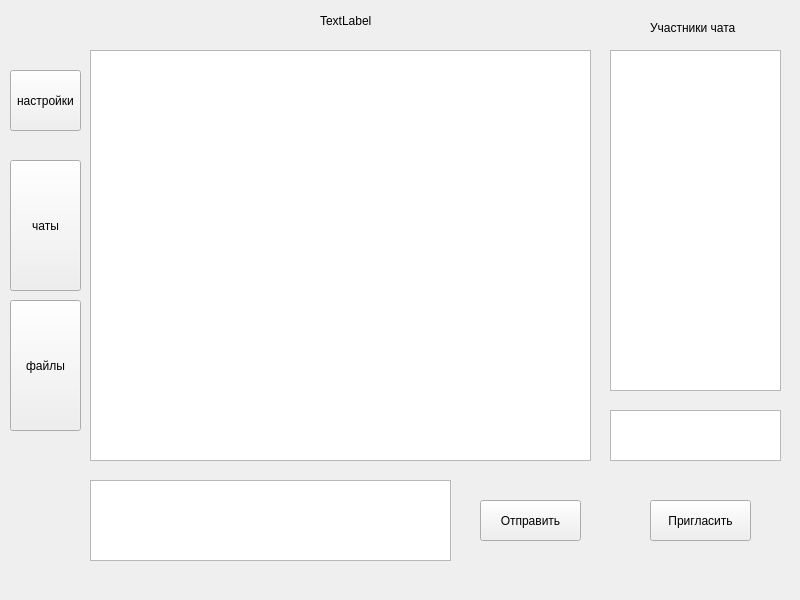
<?xml version="1.0" encoding="UTF-8"?>
<ui version="4.0">
 <class>MainWindow</class>
 <widget class="QMainWindow" name="MainWindow">
  <property name="geometry">
   <rect>
    <x>0</x>
    <y>0</y>
    <width>800</width>
    <height>600</height>
   </rect>
  </property>
  <property name="windowTitle">
   <string>MainWindow</string>
  </property>
  <widget class="QWidget" name="centralwidget">
   <widget class="QListWidget" name="list_chat">
    <property name="geometry">
     <rect>
      <x>90</x>
      <y>50</y>
      <width>501</width>
      <height>411</height>
     </rect>
    </property>
   </widget>
   <widget class="QTextEdit" name="input_text">
    <property name="geometry">
     <rect>
      <x>90</x>
      <y>480</y>
      <width>361</width>
      <height>81</height>
     </rect>
    </property>
   </widget>
   <widget class="QPushButton" name="send_message_button">
    <property name="geometry">
     <rect>
      <x>480</x>
      <y>500</y>
      <width>101</width>
      <height>41</height>
     </rect>
    </property>
    <property name="text">
     <string>Отправить</string>
    </property>
   </widget>
   <widget class="QPushButton" name="go_to_settings">
    <property name="geometry">
     <rect>
      <x>10</x>
      <y>70</y>
      <width>71</width>
      <height>61</height>
     </rect>
    </property>
    <property name="text">
     <string>настройки</string>
    </property>
   </widget>
   <widget class="QPushButton" name="go_to_chats">
    <property name="geometry">
     <rect>
      <x>10</x>
      <y>160</y>
      <width>71</width>
      <height>131</height>
     </rect>
    </property>
    <property name="text">
     <string>чаты</string>
    </property>
   </widget>
   <widget class="QPushButton" name="go_to_files">
    <property name="geometry">
     <rect>
      <x>10</x>
      <y>300</y>
      <width>71</width>
      <height>131</height>
     </rect>
    </property>
    <property name="text">
     <string>файлы</string>
    </property>
   </widget>
   <widget class="QListWidget" name="list_users">
    <property name="geometry">
     <rect>
      <x>610</x>
      <y>50</y>
      <width>171</width>
      <height>341</height>
     </rect>
    </property>
   </widget>
   <widget class="QPushButton" name="invite_button">
    <property name="geometry">
     <rect>
      <x>650</x>
      <y>500</y>
      <width>101</width>
      <height>41</height>
     </rect>
    </property>
    <property name="text">
     <string>Пригласить</string>
    </property>
   </widget>
   <widget class="QLabel" name="label">
    <property name="geometry">
     <rect>
      <x>650</x>
      <y>20</y>
      <width>111</width>
      <height>16</height>
     </rect>
    </property>
    <property name="text">
     <string>Участники чата</string>
    </property>
   </widget>
   <widget class="QLabel" name="name_chat">
    <property name="geometry">
     <rect>
      <x>320</x>
      <y>5</y>
      <width>181</width>
      <height>31</height>
     </rect>
    </property>
    <property name="text">
     <string>TextLabel</string>
    </property>
   </widget>
   <widget class="QTextEdit" name="invite_to_chat">
    <property name="geometry">
     <rect>
      <x>610</x>
      <y>410</y>
      <width>171</width>
      <height>51</height>
     </rect>
    </property>
   </widget>
  </widget>
 </widget>
 <resources/>
 <connections/>
</ui>
